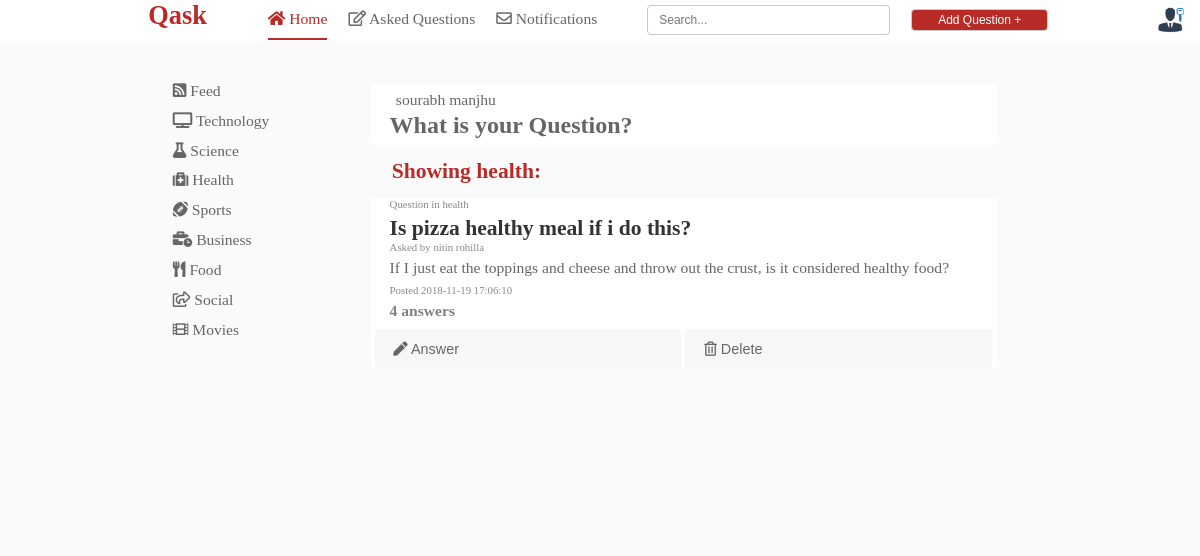
The app's page /php/homepage.php?category=health (signed in) with its own data.
### tables this page shows
CREATE TABLE `tbluser` (
  `srno` int(11) NOT NULL,
  `firstname` varchar(50) DEFAULT NULL,
  `lastname` varchar(50) DEFAULT NULL,
  `email` varchar(100) DEFAULT NULL,
  `pwd` varchar(50) DEFAULT NULL,
  `question` varchar(100) DEFAULT NULL,
  `answer` varchar(50) DEFAULT NULL,
  `mobile` bigint(20) DEFAULT NULL,
  `type` varchar(50) DEFAULT 'user',
  `preference1` varchar(50) DEFAULT NULL,
  `preference2` varchar(50) DEFAULT NULL,
  `preference3` varchar(50) DEFAULT NULL,
  `preference4` varchar(50) DEFAULT NULL,
  `preference5` varchar(50) DEFAULT NULL,
  `preference6` varchar(50) DEFAULT NULL,
  `preference7` varchar(50) DEFAULT NULL,
  `preference8` varchar(50) DEFAULT NULL,
  `block` varchar(50) DEFAULT 'no'
);

CREATE TABLE `tblhealth` (
  `srno` int(11) NOT NULL,
  `question` varchar(100) DEFAULT NULL,
  `description` varchar(1000) DEFAULT NULL,
  `email` varchar(50) DEFAULT NULL,
  `DATE` timestamp NOT NULL DEFAULT CURRENT_TIMESTAMP ON UPDATE CURRENT_TIMESTAMP,
  `category` varchar(50) DEFAULT 'health',
  `user` varchar(50) DEFAULT NULL
);

### php/homepagephp.php (called while the page is built, shortened)
<?php
$user=$_SESSION['USEREMAIL'];
$userdetailsql="select * from tbluser where email='$user';";
$userdetailquery=mysqli_query($con,$userdetailsql);
$userdetailrow=mysqli_fetch_row($userdetailquery);
if(!isset($_GET['category']))
{
	$title="Feed";
$preference1=$userdetailrow[9];
$preference2=$userdetailrow[10];
$preference3=$userdetailrow[11];
$preference4=$userdetailrow[12];
$preference5=$userdetailrow[13];
$preference6=$userdetailrow[14];
$preference7=$userdetailrow[15];
$preference8=$userdetailrow[16];
$preference1="select * from tbl$preference1";
$preference2="union select * from tbl$preference2";
$preference3="union select * from tbl$preference3";
$preference4="union select * from tbl$preference4";
$preference5="union select * from tbl$preference5";
$preference6="union select * from tbl$preference6";
$preference7="union select * from tbl$preference7";
$preference8="union select * from tbl$preference8";
$datasql="$preference1 $preference2 $preference3 $preference4 $preference5 $preference6 $preference7 $preference8 order by DATE desc limit 0, 50;";
$dataquery=mysqli_query($con,$datasql);
}
else
{
	$category=$_GET['category'];
	$title=$category;
	$datasql="select * from tbl$category order by DATE desc limit 0, 50; ";
	$dataquery=mysqli_query($con,$datasql);
}
?>

### php/homepage.php (the view, shortened to what this page needs)
<?php
include ("../connection/connection.php");
?>
<?php require('homepagephp.php'); ?>
<!DOCTYPE html>
<html>
<head>
<link rel="stylesheet" type="text/css" href="../icons/css/all.css">
<link rel="stylesheet" type="text/css" href="../css/header.css">
<link rel="stylesheet" type="text/css" href="../css/sidemenu.css">
<link rel="stylesheet" type="text/css" href="../css/popup.css">
<link rel="stylesheet" type="text/css" href="../css/homepage.css">
</head>
<body onload="<?php echo $load; ?>">
<?php require("header.php") ?>
<?php require("sidemenu.php") ?>
<div id="mainquestiontab">
<div id="newquestiontab" onclick="document.getElementById('newquestion').style.display='block'">
	<h6><?php echo "$userdetailrow[1] $userdetailrow[2]"; ?></h6>
	<h4>What is your Question?</h4>
</div>
<h1>Showing <?php echo "$title"; ?>:</h1>
<?php
while($dataresult=mysqli_fetch_array($dataquery))
	{
		$commentcategory=$dataresult[5];
		$postid=$dataresult[0];
		$commentchecksql="select count(*) from comment$commentcategory where postid=$postid;";
		$commentcheckquery=mysqli_query($con,$commentchecksql);
		$commentcheckresult=mysqli_fetch_array($commentcheckquery);
		echo"
<div id='maincontenttab'>
		<h6>Question in $dataresult[5]</h6>
		<h2>$dataresult[1]</h2>
		<h6>Asked by $dataresult[6]</h6>
		<h5>$dataresult[2]<h5>
		<h6>Posted $dataresult[4]</h6>
		<h5 style='font-weight:bold; color: grey;'>$commentcheckresult[0] answers</h5>
		<form name='commentstart' method='GET' action='commentstart.php'>
			<input type='text' name='postid' value='$dataresult[0]' style='display: none;'>
			<input type='text' name='category' value='$dataresult[5]' style='display:none;'>";
			if($dataresult[3]==$user || $userdetailrow[8]=='admin')
			{
				echo "<button type='submit' name='answersubmit' id='answerhalfbutton'><i class=\"fas fa-pen\"></i> Answer</button>
				</form>
				<form name=deletepost method='POST' action='homepage.php'>
				<input type='text' name='postid' value='$dataresult[0]' style='display: none;'>
				<input type='text' name='category' value='$dataresult[5]' style='display:none;'>
				<button type='submit' name='deletesubmit' id='deletehalfbutton'><i class=\"far fa-trash-alt\"></i> Delete</button>
				</form>
				";
			}
			else
			{
				echo "<button type='submit' name='answersubmit' id='answerbutton'><i class=\"fas fa-pen\"></i> Answer</button>
				</form>";
			}
echo "</div>";
	}
	?>
</div>
</body>
</html>

### css/header.css (style rules this page uses)
form { display: inline; }
body { margin: 0; background-color: #fafafa; }

### css/homepage.css (style rules this page uses)
#mainquestiontab { float: right; margin-top: 4%; margin-right: 14%; width: 58%; background-color: #fafafa; border-radius: 4px; min-height: 60vh; }
#newquestiontab { cursor: pointer; margin-top: 2%; width: 90%; margin-bottom: 0; margin-right: auto; margin-left: auto; border-radius: 4px; background-color: white; }
#newquestiontab h6 { padding-top: 1%; margin-bottom:0; margin-left: 4%; font-weight: normal; color: #666; font-size: 1.3vw; }
#newquestiontab h4 { padding-bottom: 1%; margin-top:0.5%; margin-left: 3%; margin-bottom: 0; color: #666; font-size: 2vw; }
#maincontenttab h6 { color: #888; font-size: 0.9vw; padding-left: 3%; padding-right: 3%; margin-bottom: 0; margin-top: 0; font-weight: normal; }
#maincontenttab { margin-top: 2%; width: 90%; margin-right: auto; margin-left: auto; border-radius: 4px; background-color: white; }
#maincontenttab h2 { margin-top: 1%; padding-left: 3%; padding-right: 3%; color: #333; margin-bottom: 0; font-size: 1.8vw; }
#maincontenttab h5 { color: #666; font-weight: normal; padding-left: 3%; padding-right: 3%; font-size: 1.3vw; margin-top: 1%; margin-bottom: 0; }
#mainquestiontab h1 { color: #b92b27; padding-left: 8%; margin-top: 2%; margin-bottom: 1%; font-size: 1.8vw; }
#answerhalfbutton { width: 49%; text-align: left; padding-left: 3%; font-size: 1.2vw; margin-top: 1.5%; border:none; margin-left: 0.6%; height: 5vh; margin-right: 0; background-color: #f7f7f7; border-radius: 4px; color: #666; }
#deletehalfbutton { width: 49%; text-align: left; padding-left: 3%; font-size: 1.2vw; margin-top: 1.5%; border:none; height: 5vh; background-color: #f7f7f7; border-radius: 4px; color: #666; }

### records on screen
tbluser: firstname "sourabh", lastname "manjhu"
tblhealth: category "health", question "Is pizza healthy meal if i do this?", user "nitin rohilla", description "If I just eat the toppings and cheese and throw out the crust, is it considered healthy food?", DATE "2018-11-19 17:06:10", commentcheckresult "4"

### other values on screen
$title "health"
